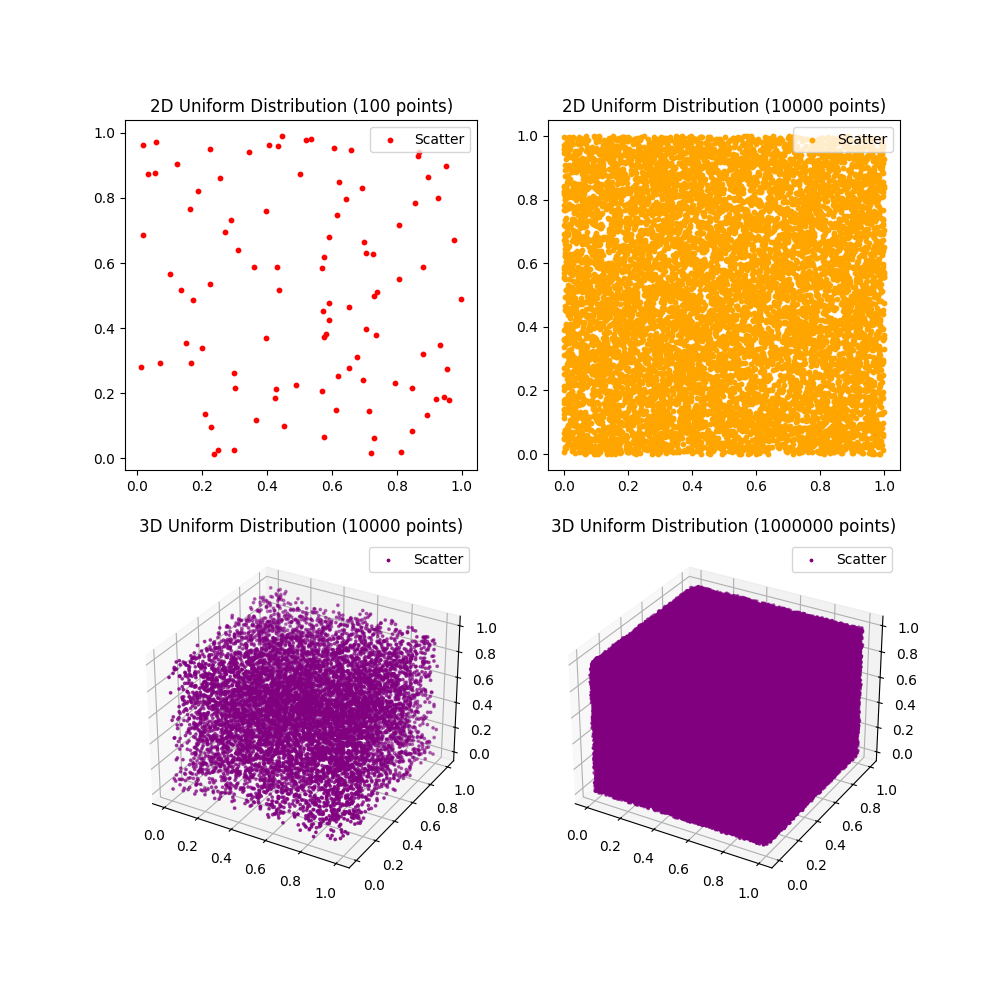

Here is the Python script that generated this plot:
import numpy as np
import matplotlib.pyplot as plt

np.random.seed(0)
x = np.random.uniform(0, 1, 100)

plt.scatter(x, np.zeros_like(x), label="Scatter", s=10, marker="o")

plt.gca().axes.get_yaxis().set_visible(False)

ax = plt.gca()

ax.spines["top"].set_visible(False)
ax.spines["right"].set_visible(False)

ax.spines["bottom"].set_position("zero")
ax.spines["left"].set_visible(False)

ax.plot(1, 0, ">k", transform=ax.get_yaxis_transform(), clip_on=False)

plt.title("1D Uniform Distribution (100 points)")
plt.legend()

plt.savefig("gen_1d.png")
plt.close()

fig = plt.figure(figsize=(10, 10))

ax1 = fig.add_subplot(2, 2, 1)

# 生成 100 个在 0 到 1 之间均匀分布的数
x = np.random.uniform(0, 1, 100)
y = np.random.uniform(0, 1, 100)

# 绘制二维均匀分布的散点图
ax1.scatter(x, y, label="Scatter", s=10, marker="o", c="r")

# 获取当前轴
# ax = plt.gca()

# 隐藏顶部和右侧的脊柱
# ax1.spines["top"].set_color("none")
# ax1.spines["right"].set_color("none")

# 移动底部和左侧的脊柱到数据坐标系的0点
# ax1.spines["bottom"].set_position("zero")
# ax1.spines["left"].set_position("zero")

# ax1.plot(0, 1, "^k", transform=ax1.get_xaxis_transform(), clip_on=False)
# 在X轴末端添加箭头
# ax1.plot(1, 0, ">k", transform=ax1.get_yaxis_transform(), clip_on=False)

ax1.set_title("2D Uniform Distribution (100 points)")
ax1.legend()

# plt.savefig("gen_2d_100.png")
# plt.close()

ax2 = fig.add_subplot(2, 2, 2)
# plt.subplot(2, 2, 2)
# 生成 10000 个在 0 到 1 之间均匀分布的数
x = np.random.uniform(0, 1, 10000)
y = np.random.uniform(0, 1, 10000)

# 绘制二维均匀分布的散点图
ax2.scatter(x, y, label="Scatter", s=10, marker="o", c="orange")

# 获取当前轴
# ax = plt.gca()

# 隐藏顶部和右侧的脊柱
# ax2.spines["top"].set_color("none")
# ax2.spines["right"].set_color("none")

# 移动底部和左侧的脊柱到数据坐标系的0点
# ax2.spines["bottom"].set_position("zero")
# ax2.spines["left"].set_position("zero")

# ax2.plot(0, 1, "^k", transform=ax2.get_xaxis_transform(), clip_on=False)
# 在X轴末端添加箭头
# ax2.plot(1, 0, ">k", transform=ax2.get_yaxis_transform(), clip_on=False)

ax2.set_title("2D Uniform Distribution (10000 points)")
ax2.legend()

# plt.savefig("gen_2d_10000.png")

from mpl_toolkits.mplot3d import Axes3D

ax3 = fig.add_subplot(2, 2, 3, projection="3d")

# plt.subplot(2, 2, 3)
# 生成 10000 个在 0 到 1 之间均匀分布的数
x = np.random.uniform(0, 1, 10000)
y = np.random.uniform(0, 1, 10000)
z = np.random.uniform(0, 1, 10000)

# 创建一个新的图形
# fig = plt.figure()
# ax = fig.add_subplot(111, projection="3d")

# 绘制三维均匀分布的散点图
ax3.scatter(x, y, z, label="Scatter", s=3, marker="o", c="purple")

# 设置标题
ax3.set_title("3D Uniform Distribution (10000 points)")

# 添加图例
ax3.legend()

# 保存图形
# plt.savefig("gen_3d_10000.png")


ax4 = fig.add_subplot(2, 2, 4, projection="3d")
# plt.subplot(2, 2, 4)
# 生成 1000000 个在 0 到 1 之间均匀分布的数
x = np.random.uniform(0, 1, 1000000)
y = np.random.uniform(0, 1, 1000000)
z = np.random.uniform(0, 1, 1000000)

# 创建一个新的图形
# fig = plt.figure()
# ax = fig.add_subplot(111, projection="3d")

# 绘制三维均匀分布的散点图
ax4.scatter(x, y, z, label="Scatter", s=3, marker="o", c="purple")

# 设置标题
ax4.set_title("3D Uniform Distribution (1000000 points)")

# 添加图例
ax4.legend()

# 保存图形
plt.savefig("gen.png")
plt.close()
